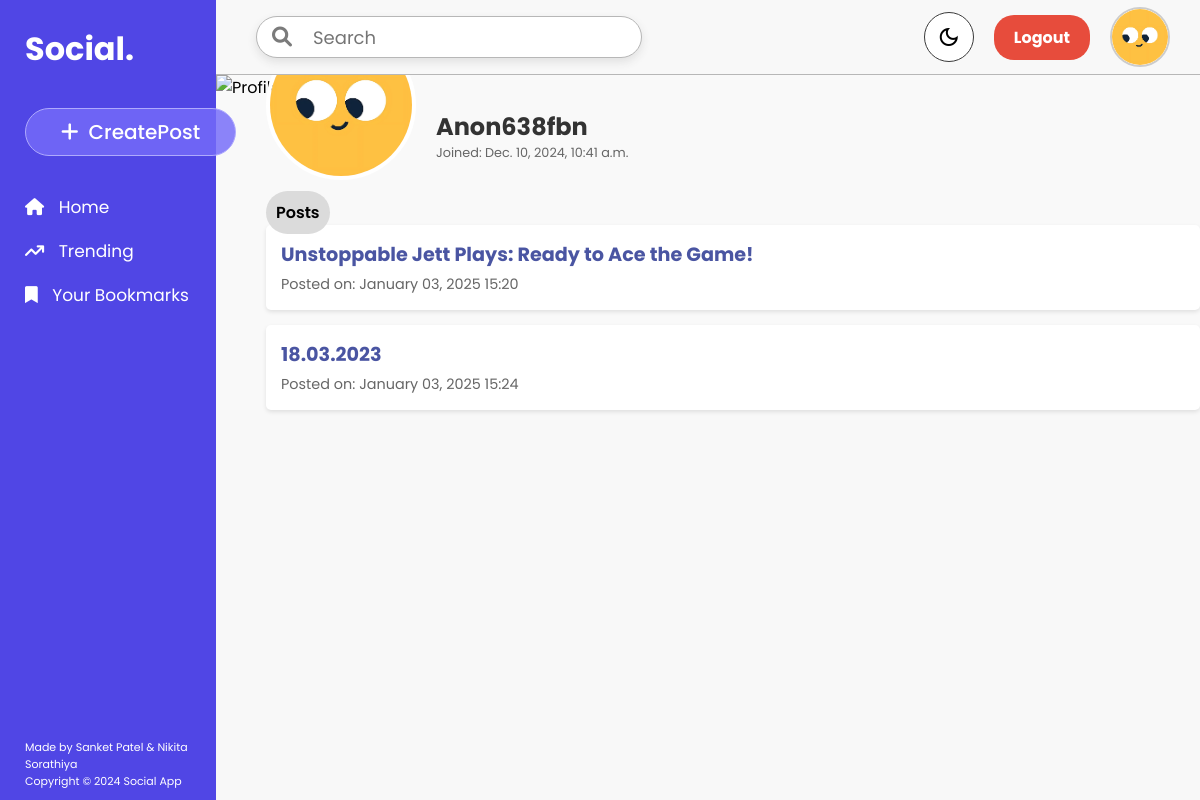
Before: /user_profile/ (signed in) with the older database file.
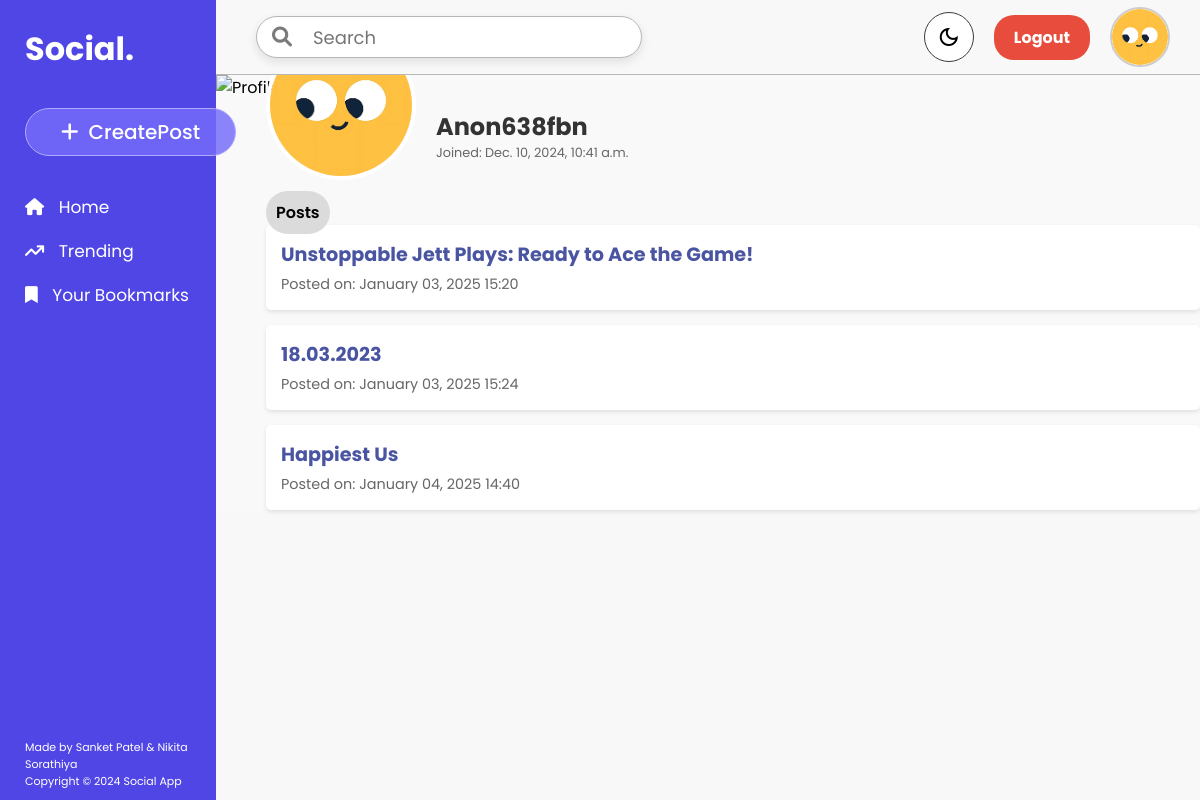
After: the same page with the newer database file.
### main/models.py (models this page shows, shortened)
class Post(models.Model):
    title = models.CharField(max_length=255)
    description = models.TextField()
    media = models.FileField(upload_to="post_media/",null=True,blank=True)
    author = models.ForeignKey(User,on_delete=models.CASCADE,related_name="authored_posts")
    upvotes = models.PositiveIntegerField(default=0)
    downvotes = models.PositiveIntegerField(default=0)
    created_at = models.DateTimeField(default=timezone.now)
    sensitive_content = models.BooleanField(default=False)

### main/views.py (the view)
# urls.py: path('user_profile/', views.user_profile, name='user_profile'),
def user_profile(request):
    user = User.objects.get(username=request.session['username'])
    joined_at = user.joined_at.strftime('%B %d, %Y')
    print(joined_at)
    user_posts = Post.objects.filter(author=user)
    return render(request, 'user_profile.html', {'user': user, 'joined_at': joined_at, 'user_posts': user_posts, 'username': request.session['username']})

### main/templates/user_profile.html (shortened to what this page needs)
{% extends "base.html" %}
{% load static %}
{% block extra_css %}
    <link rel="stylesheet" href="{% static 'css/user_profile.css' %}">
{% endblock %}
{% block content %}
<div class="profile-container">
        <div class="profile-info">
                <img src="../static/media/profilephoto.svg" alt="User Avatar" class="avatar">
            <div class="details">
                <h2>{{ user.username }}</h2>
                <p>Joined: {{ user.joined_at}}</p>
            </div>
        </div>
    <div class="profile-posts">
        <span class="posttext">Posts</span>
        {% if user_posts %}
            <ul>
                {% for post in user_posts %}
                    <li>
                        <a href="{% url 'post_detail' post.id %}">{{ post.title }}</a>
                        <p>Posted on: {{ post.created_at|date:"F d, Y H:i" }}</p>
                    </li>
                {% endfor %}
            </ul>
        {% else %}
            <p>No posts yet.</p>
        {% endif %}
    </div>
</div>
{% endblock %}

Changed rows visible on the page:
added Post: title "Happiest Us", created_at "January 04, 2025 14:40"
